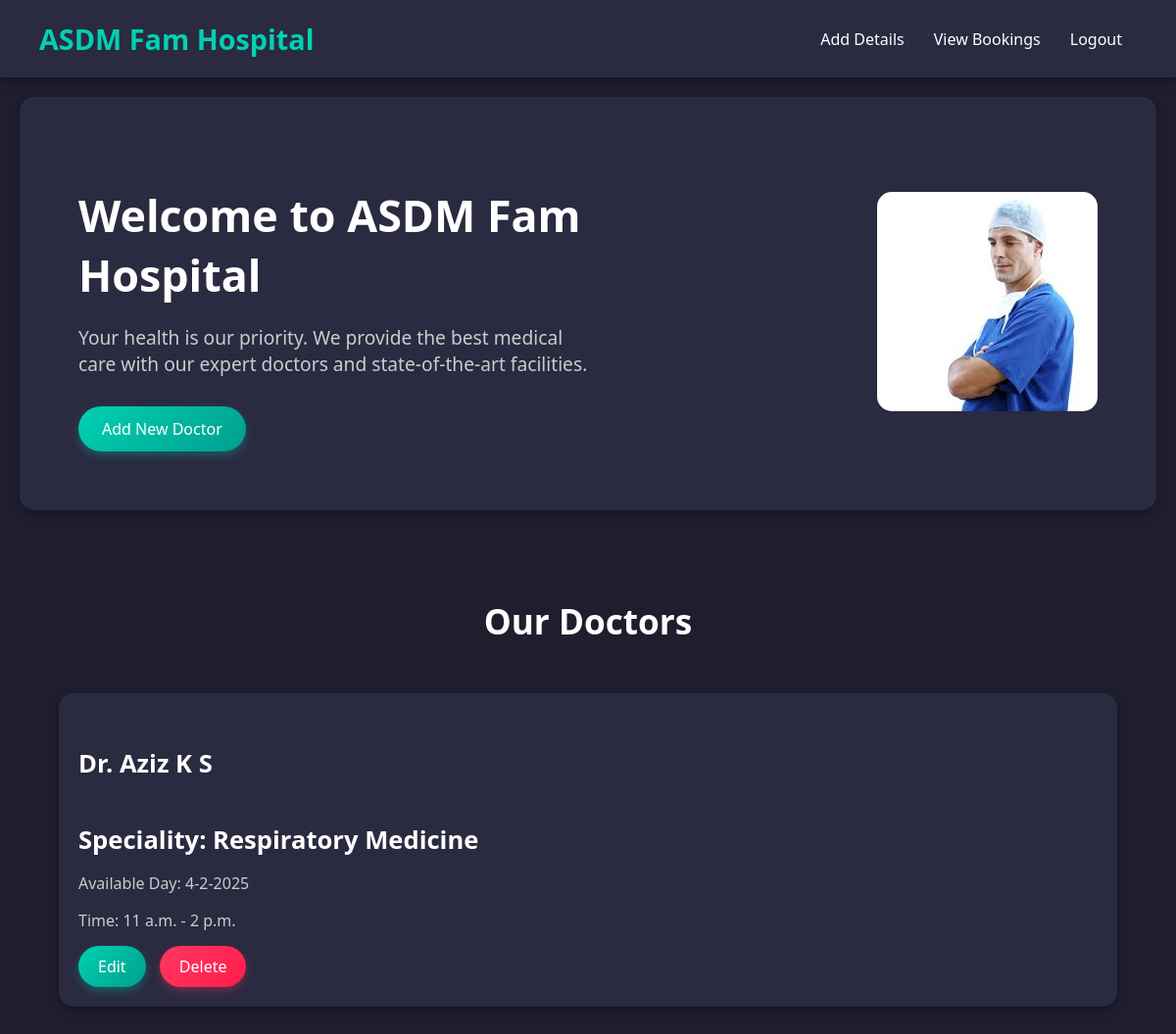
The page /admin_home (signed in) on the database as committed earlier.
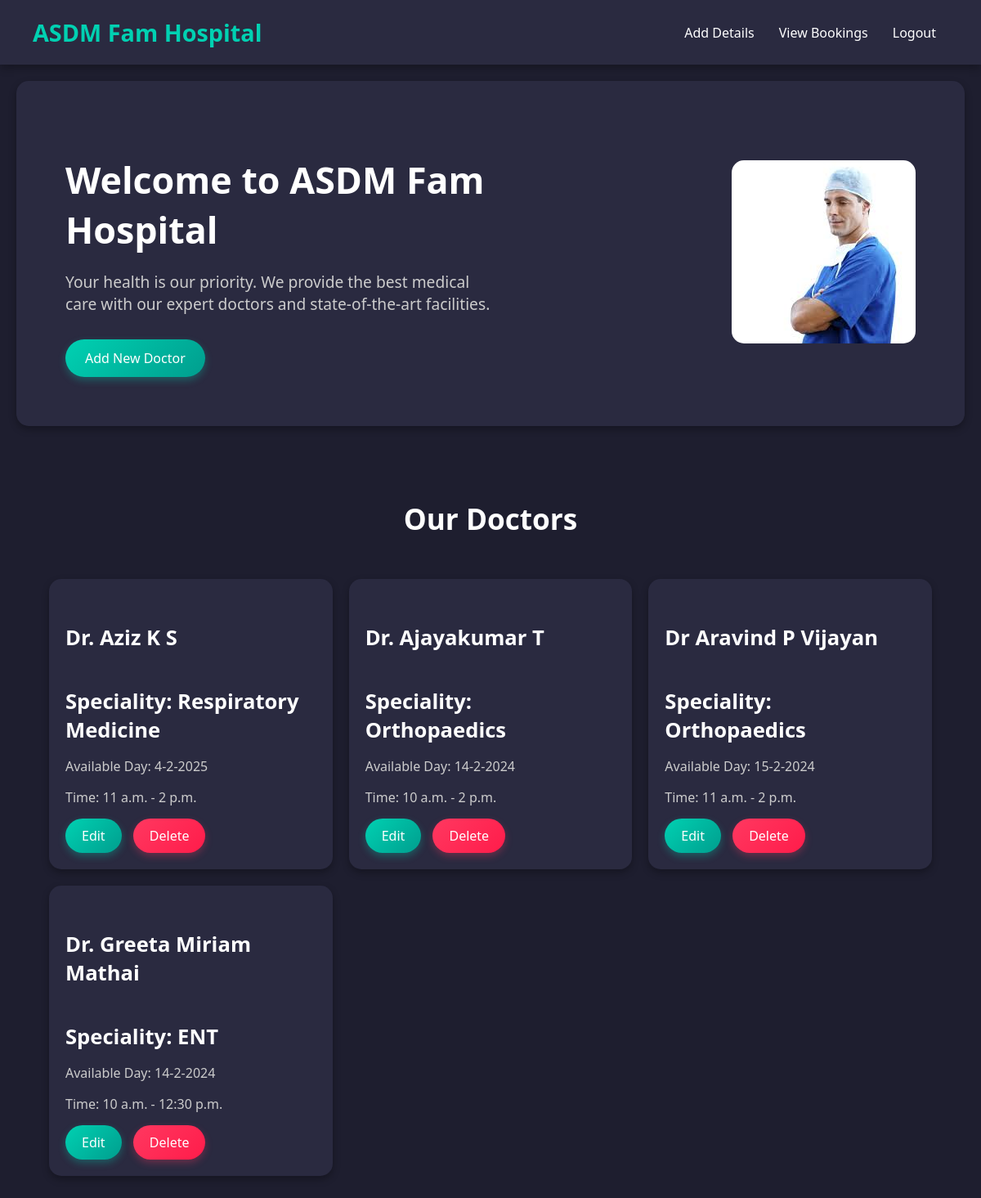
The same page on the database as committed later.
### app/models.py (models this page shows)
class Doctor(models.Model):
    pid=models.TextField()
    name = models.TextField()
    specialty = models.CharField(max_length=100)
    contact_number = models.CharField(max_length=15)
    available_day = models.CharField(max_length=100)
    available_time_start = models.TimeField()
    available_time_end = models.TimeField()

### app/views.py (the view)
# urls.py: path('admin_home',views.admin_home),
def admin_home(req):
    if 'admin' in req.session:
        data=Doctor.objects.all()
        return render(req,'admin/home.html',{'Doctor':data})
    else:
       return redirect(doctor_appointment_login)

### templates/admin/home.html (shortened to what this page needs)
<!DOCTYPE html>
<html lang="en">
<head>
  {% load static %}
</head>
<body>
  <header>
    <div class="logo">ASDM Fam Hospital</div>
    <nav>
      <ul>
        <li><a href="add_details">Add Details</a></li>
        <li><a href="view_bookings">View Bookings</a></li>
        <li><a href="logout">Logout</a></li>
      </ul>
    </nav>
  </header>
  <div class="main">
    <div class="content">
      <h1>Welcome to ASDM Fam Hospital</h1>
      <p>Your health is our priority. We provide the best medical care with our expert doctors and state-of-the-art facilities.</p>
      <a href="add_details" class="btn">Add New Doctor</a>
    </div>
    <div class="image">
      <img src="{% static 'imges/doctor2.jpg' %}" alt="Hospital Image">
    </div>
  </div>
  <div class="container">
    <h2>Our Doctors</h2>
    <div class="card-grid">
      {% for pro in Doctor %}
        <div class="card">
          <div class="card-body">
            <h4 class="card-title">{{ pro.name }}</h4>
            <h5 class="card-title">Speciality: {{ pro.specialty }}</h5>
            <p class="card-text">Available Day: {{ pro.available_day }}</p>
            <p class="card-text">Time: {{ pro.available_time_start }} - {{ pro.available_time_end }}</p>
            <a href="edit_details/{{ pro.pk }}" class="btn-primary">Edit</a>
            <a href="delete_details/{{ pro.pk }}" class="btn-danger">Delete</a>
          </div>
        </div>
      {% endfor %}
    </div>
  </div>
</body>
</html>

### templates/admin/home.html (style rules this page uses)
body { margin: 0; padding: 0; font-family: 'Segoe UI', Tahoma, Geneva, Verdana, sans-serif; background-color: #1e1e2f; color: #ffffff; }
header { display: flex; justify-content: space-between; align-items: center; padding: 20px 40px; background-color: #2a2a40; box-shadow: 0 4px 10px rgba(0, 0, 0, 0.3); }
header .logo { font-size: 1.8rem; font-weight: bold; color: #00d1b2; }
header nav ul { list-style: none; padding: 0; margin: 0; display: flex; }
header nav ul li { margin: 0 15px; }
header nav ul li a { text-decoration: none; color: #ffffff; font-size: 1rem; transition: color 0.3s; }
.main { display: flex; justify-content: space-between; align-items: center; padding: 60px; background-color: #2a2a40; margin: 20px; border-radius: 15px; box-shadow: 0 4px 10px rgba(0, 0, 0, 0.3); }
.main .content { max-width: 50%; }
.main .content h1 { font-size: 2.8rem; color: #ffffff; margin-bottom: 20px; }
.main .content p { font-size: 1.2rem; color: #cccccc; margin-bottom: 30px; }
.main .content .btn { display: inline-block; padding: 12px 24px; background: linear-gradient(135deg, #00d1b2, #009e8e); color: #ffffff; text-decoration: none; font-size: 1rem; border-radius: 30px; transition: transform 0.3s, box-shadow 0.3s; box-shadow: 0 4px 10px rgba(0, 209, 178, 0.3); }
.main .image img { max-width: 100%; border-radius: 15px; }
.container { padding: 40px; }
.container h2 { font-size: 2.2rem; color: #ffffff; margin-bottom: 30px; text-align: center; }
.card-grid { display: grid; grid-template-columns: repeat(auto-fit, minmax(300px, 1fr)); gap: 20px; padding: 20px; }
.card { background-color: #2a2a40; border-radius: 15px; overflow: hidden; box-shadow: 0 4px 10px rgba(0, 0, 0, 0.3); transition: transform 0.3s, box-shadow 0.3s; }
.card-body { padding: 20px; }
.card-title { font-size: 1.6rem; color: #ffffff; margin-bottom: 10px; }
.card-text { font-size: 1rem; color: #cccccc; margin-bottom: 15px; }
.btn-primary { display: inline-block; padding: 10px 20px; background: linear-gradient(135deg, #00d1b2, #009e8e); color: #ffffff; text-decoration: none; border-radius: 30px; margin-right: 10px; transition: transform 0.3s, box-shadow 0.3s; box-shadow: 0 4px 10px rgba(0, 209, 178, 0.3); }
.btn-danger { display: inline-block; padding: 10px 20px; background: linear-gradient(135deg, #ff3860, #ff1c4a); color: #ffffff; text-decoration: none; border-radius: 30px; transition: transform 0.3s, box-shadow 0.3s; box-shadow: 0 4px 10px rgba(255, 56, 96, 0.3); }

Rows that differ between the two databases and show on the page:
added Doctor: name "Dr. Ajayakumar T", specialty "Orthopaedics", available_day "14-2-2024", available_time_start "10 a.m.", available_time_end "2 p.m."
added Doctor: name "Dr Aravind P Vijayan", specialty "Orthopaedics", available_day "15-2-2024", available_time_start "11 a.m.", available_time_end "2 p.m."
added Doctor: name "Dr. Greeta Miriam Mathai", specialty "ENT", available_day "14-2-2024", available_time_start "10 a.m.", available_time_end "12:30 p.m."
